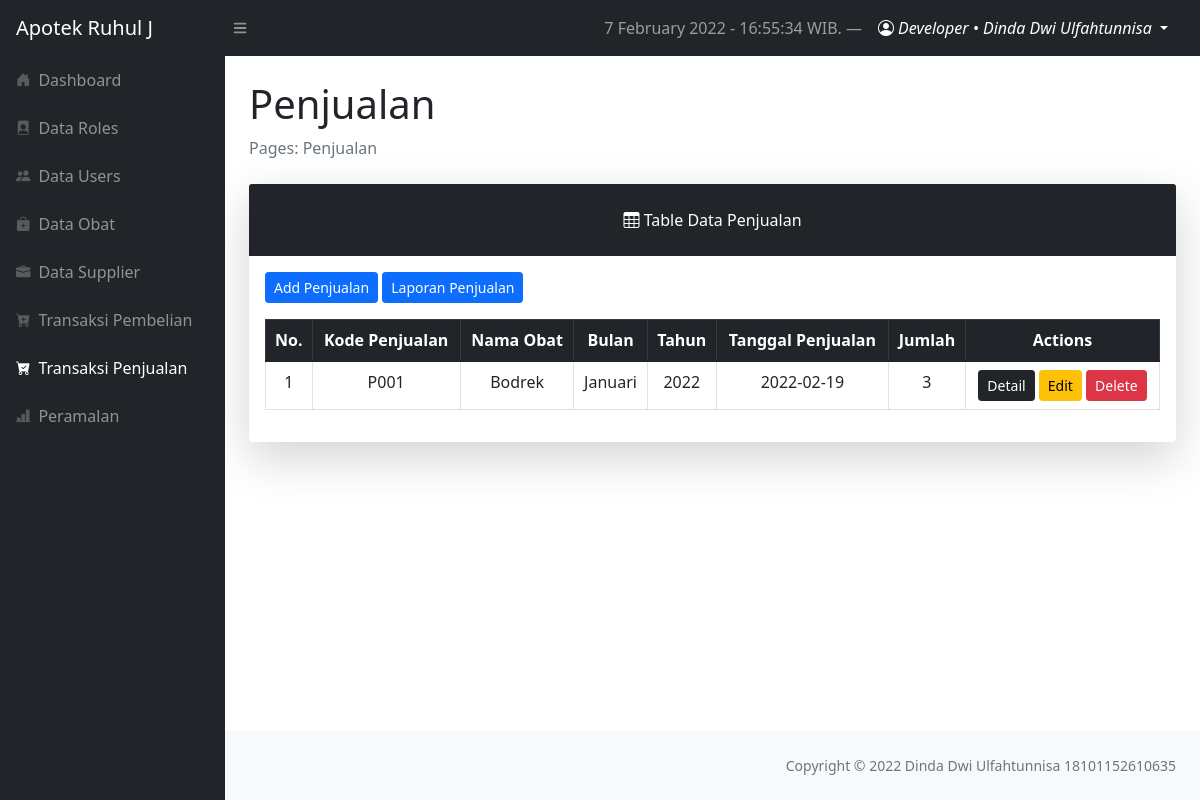
/layouts/dashboard/index.php?page=penjualan (signed in), run on an earlier commit of the app's database.
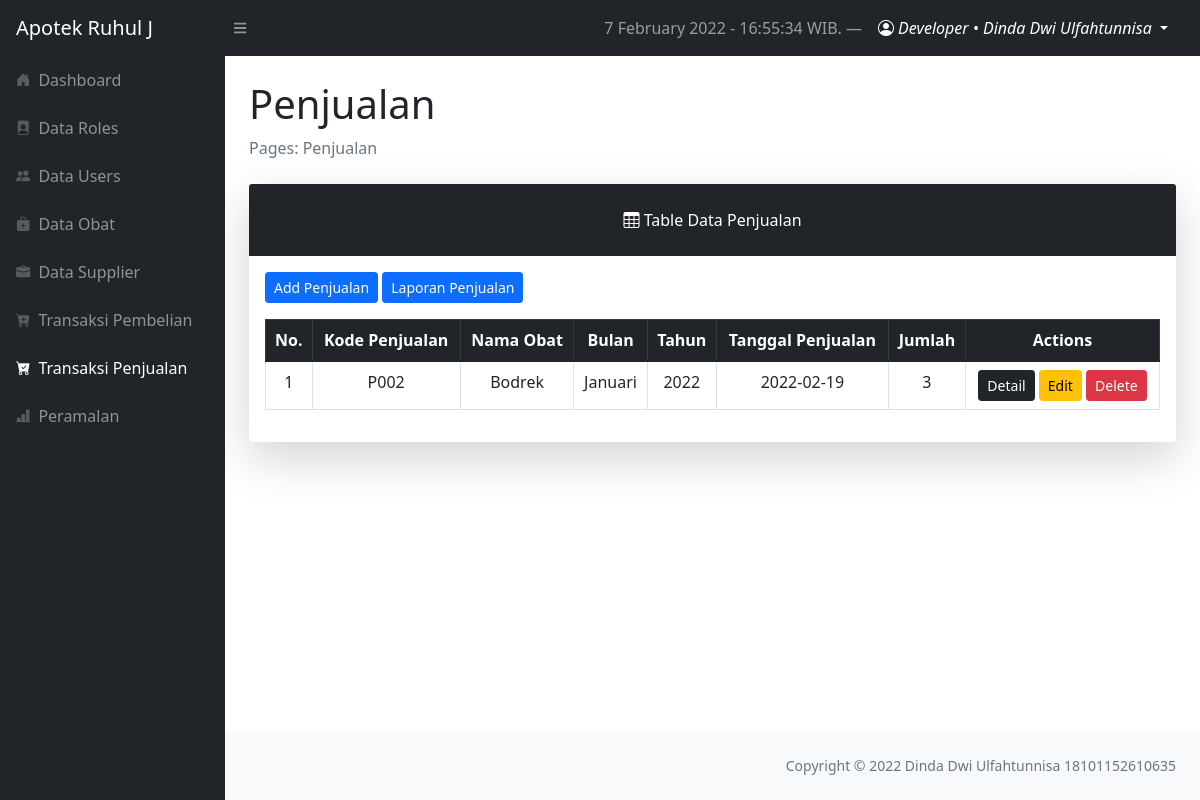
And on a later commit of the database.
### tables this page shows
CREATE TABLE `tbl_penjualan` (
  `penjualan_id` int(11) NOT NULL,
  `kode_penjualan` varchar(10) NOT NULL,
  `obat_id` int(11) NOT NULL,
  `bulan` varchar(11) NOT NULL,
  `tahun` year(4) NOT NULL,
  `tgl_penjualan` date NOT NULL,
  `jumlah` int(11) NOT NULL
);

CREATE TABLE `tbl_obat` (
  `obat_id` int(11) NOT NULL,
  `kode_obat` varchar(10) NOT NULL,
  `nama_obat` varchar(50) NOT NULL,
  `kedaluwarsa` date NOT NULL,
  `harga_beli` int(11) NOT NULL,
  `harga_jual` int(11) NOT NULL,
  `satuan_obat` varchar(10) NOT NULL,
  `stok` int(11) NOT NULL,
  `supplier_id` int(11) NOT NULL
);

### config/config.php (called while the page is built, shortened)
<?php
$localhost  = "localhost";
$username   = "root";
$password   = "";
$db         = "forecasting_apotek";
$conn = mysqli_connect($localhost, $username, $password, $db);
function query($query)
{
    global $conn;
    $result = mysqli_query($conn, $query);
    while ($row = mysqli_fetch_assoc($result)) {
        $rows[] = $row;
    }
    return $rows;
}

### layouts/dashboard/penjualan/index.php (the view, shortened to what this page needs)
<?php
require '../../config/config.php';
$penjualans = query("SELECT * FROM tbl_penjualan INNER JOIN tbL_obat ON tbl_penjualan.obat_id = tbl_obat.obat_id");
$no = 1;
?>
<main>
    <div class="container-fluid px-4">
        <h1 class="mt-4">Penjualan</h1>
        <ol class="breadcrumb mb-4">
            <li class="breadcrumb-item active">Pages: Penjualan</li>
        </ol>
        <div class="card shadow-lg border-0 mb-4">
            <div class="card-header border-0 text-center p-4 bg-dark text-white">
                <i class="bi bi-table"></i>
                Table Data Penjualan
            </div>
            <div class="card-body">
                <a href="?page=penjualan/create" class="btn btn-sm btn-primary mb-3">Add Penjualan</a>
                <a href="?page=penjualan/laporan" class="btn btn-sm btn-primary mb-3">Laporan Penjualan</a>
                <table class="table table-bordered table-hover table-responsive-sm text-center">
                    <thead class="table-dark">
                        <th scope="col">No.</th>
                        <th scope="col">Kode Penjualan</th>
                        <th scope="col">Nama Obat</th>
                        <th scope="col">Bulan</th>
                        <th scope="col">Tahun</th>
                        <th scope="col">Tanggal Penjualan</th>
                        <th scope="col">Jumlah</th>
                        <th scope="col">Actions</th>
                    </thead>
                    <tbody>
                        <?php foreach ($penjualans as $penjualan) : ?>
                            <tr>
                                <td><?= $no++; ?></td>
                                <td><?= $penjualan['kode_penjualan']; ?></td>
                                <td><?= $penjualan['nama_obat']; ?></td>
                                <td><?= $penjualan['bulan']; ?></td>
                                <td><?= $penjualan['tahun']; ?></td>
                                <td><?= $penjualan['tgl_penjualan']; ?></td>
                                <td><?= $penjualan['jumlah']; ?></td>
                                <td>
                                    <a href="index.php?page=penjualan/detail&id=<?= $penjualan['penjualan_id'] ?>" class="btn btn-sm btn-dark">Detail</a>
                                    <a href="index.php?page=penjualan/update&id=<?= $penjualan['penjualan_id'] ?>" class="btn btn-sm btn-warning">Edit</a>
                                    <a href="index.php?page=penjualan/delete&id=<?= $penjualan['penjualan_id'] ?>" class="btn btn-sm btn-danger" onclick="return confirm('Are you sure to delete Penjualan?')">Delete</a>
                                </td>
                            </tr>
                        <?php endforeach; ?>
                    </tbody>
                </table>
            </div>
        </div>
</main>

What changed in the data, as far as the page shows it:
changed tbl_penjualan "Januari": kode_penjualan "P001" → "P002"
